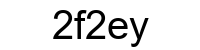
#> input picture Noisy Arc/samples/2f2ey.png, 200 x 50 px; its folder holds 4 pictures in this run
$ python binarize.py
#> lines starting #> are read from the running program, lines starting #| are printed output that depends on the picture; after the words box and inside, x2 and y2 are one past the last pixel; in counts of white or black regions, pixels touching at a corner belong together
import cv2
import os


# Define the relative path to the 'samples' folder
samples_path = os.path.abspath(os.path.join(os.getcwd(), '../samples'))

# Create the 'bins' folder if it doesn't exist
if not os.path.exists('binaire_start'):
    os.makedirs('binaire_start')

# Loop through all files in the 'samples' folder
for filename in os.listdir(samples_path):
    # Load the image in grayscale mode
    img = cv2.imread(os.path.join(samples_path, filename), cv2.IMREAD_GRAYSCALE)
#> img is the input picture: shape (50, 200); min 0, max 255, mean 231

    # Apply adaptive thresholding to binarize the image
    threshold_value = 127
    max_value = 255
    _, thresh = cv2.threshold(img, threshold_value, max_value, cv2.THRESH_BINARY)
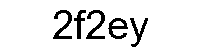
#> thresh: shape (50, 200); 90.5% white; 5 black regions, box (x1, y1, x2, y2) and area: (53, 10, 72, 39) 216, (86, 10, 105, 39) 216, (108, 18, 128, 39) 198, (130, 18, 148, 47) 170, (74, 10, 86, 39) 145

    # Save the binarized image in the 'bins' folder
    cv2.imwrite(os.path.join('binaire_start', filename), thresh)
#> pass 2 of the loop `for filename in os.listdir(samples_path):`:
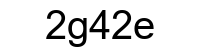
#> input picture Noisy Arc/samples/2g42e.png, 200 x 50 px
#> img is the input picture: shape (50, 200); min 0, max 255, mean 226.9
#> `_, thresh = cv2.threshold(img, threshold_value, max_value, cv2.THRESH_..`:
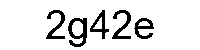
#> thresh: shape (50, 200); 89% white; 5 black regions, box (x1, y1, x2, y2) and area: (68, 18, 87, 47) 278, (46, 10, 65, 39) 216, (112, 10, 131, 39) 216, (134, 18, 154, 39) 198, (90, 10, 109, 39) 189
#> pass 3 of the loop `for filename in os.listdir(samples_path):`:
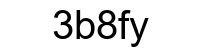
#> input picture Noisy Arc/samples/3b8fy.png, 200 x 50 px
#> img is the input picture: shape (50, 200); min 0, max 255, mean 229.7
#> `_, thresh = cv2.threshold(img, threshold_value, max_value, cv2.THRESH_..`:
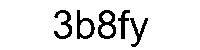
#> thresh: shape (50, 200); 90.1% white; 5 black regions, box (x1, y1, x2, y2) and area: (98, 10, 116, 39) 256, (77, 10, 95, 39) 211, (54, 10, 72, 39) 205, (130, 18, 148, 47) 170, (118, 10, 130, 39) 145
#> the loop made 4 passes; the first 3 are shown

    # Display the binarized image
    # cv2.imshow('Binarized Image', thresh)
    # cv2.waitKey(0)
    # cv2.destroyAllWindows()
